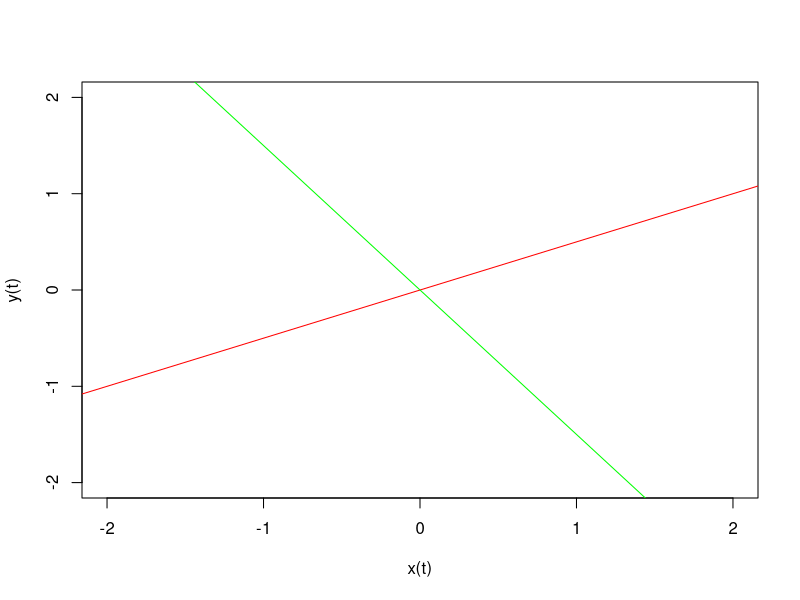
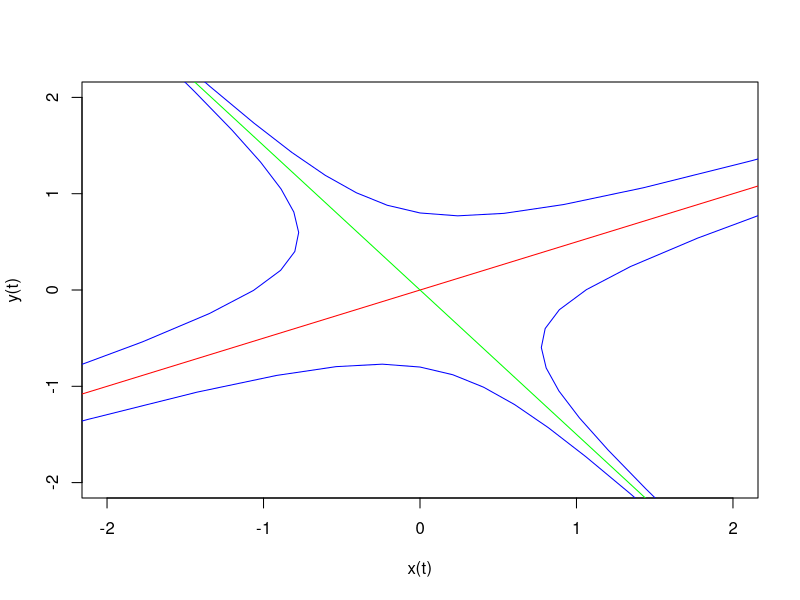

Recreate these plots in R, in order.
## ---- chunk 1
plot(NULL,xlim=c(-2,2),ylim=c(-2,2),xlab = "x(t)", ylab = "y(t)")
abline(0,1/2,col='red')
abline(0,-3/2,col='green')
p = recordPlot()
## ---- chunk 2
a_0 = 1/5
b_0 = 1/5
a = a_0*2**seq(-5,5,length=21)
b = b_0/(a/a_0)**(3/5)
x = 2*a+2*b
y = a - 3*b
replayPlot(p)
lines(x,y,col='blue')
lines(-x,-y,col='blue')
x = -2*a+2*b
y = -a - 3*b
lines(x,y,col='blue')
lines(-x,-y,col='blue')

# abline(0,-3/4)
# abline(0,3)
# x = seq(-2,2,length=20)   # be sure to skip over zero (why?)
# segments(x,-3*x/4-.05,x,-3*x/4+.05)
# segments(x-.05,3*x,x+.05,3*x)
